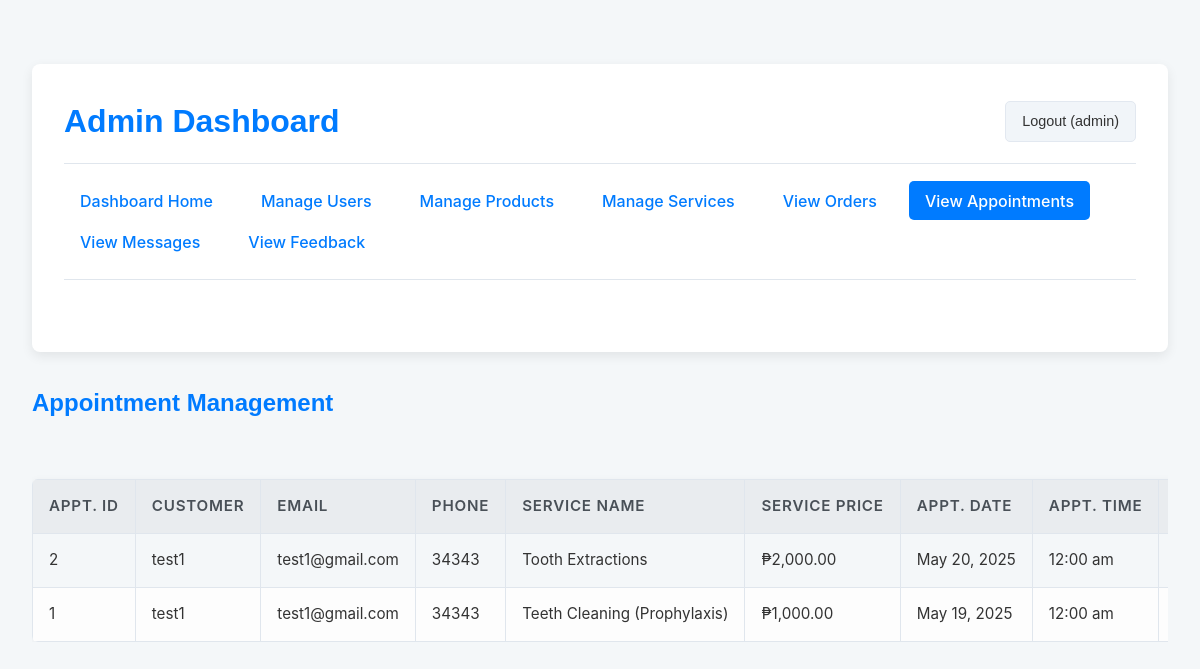
/admin/view_appointments.php (signed in), run on the app's committed database.
### tables this page shows
CREATE TABLE `appointments` (
  `id` int(11) NOT NULL,
  `user_id` int(11) NOT NULL,
  `service_id` int(11) NOT NULL,
  `appointment_date` date NOT NULL,
  `appointment_time` time NOT NULL,
  `status` enum('pending','confirmed','completed','cancelled') DEFAULT 'pending',
  `created_at` timestamp NOT NULL DEFAULT current_timestamp()
);

CREATE TABLE `users` (
  `id` int(11) NOT NULL,
  `username` varchar(50) NOT NULL,
  `password` varchar(255) NOT NULL,
  `email` varchar(100) NOT NULL,
  `full_name` varchar(100) NOT NULL,
  `phone` varchar(20) DEFAULT NULL,
  `address` text DEFAULT NULL,
  `is_admin` tinyint(1) DEFAULT 0,
  `created_at` timestamp NOT NULL DEFAULT current_timestamp()
);

CREATE TABLE `services` (
  `id` int(11) NOT NULL,
  `name` varchar(100) NOT NULL,
  `price` decimal(10,2) NOT NULL
);

### admin/view_appointments.php (the view, shortened to what this page needs)
<?php
include 'admin_header.php';
$appointments_sql = "SELECT
                        a.id AS appointment_id,
                        a.appointment_date,
                        a.appointment_time,
                        a.status AS appointment_status,
                        a.created_at AS request_date,
                        u.full_name AS customer_name,
                        u.email AS customer_email,
                        u.phone AS customer_phone,
                        s.name AS service_name,
                        s.price AS service_price
                    FROM appointments a
                    JOIN users u ON a.user_id = u.id
                    JOIN services s ON a.service_id = s.id
                    ORDER BY a.created_at DESC";
$appointments_result = $conn->query($appointments_sql);
?>
<h2>Appointment Management</h2>
<?php if ($appointments_result && $appointments_result->num_rows > 0): ?>
    <div class="admin-table-container">
        <table class="admin-table">
            <thead>
                <tr>
                    <th>Appt. ID</th>
                    <th>Customer</th>
                    <th>Email</th>
                    <th>Phone</th>
                    <th>Service Name</th>
                    <th>Service Price</th>
                    <th>Appt. Date</th>
                    <th>Appt. Time</th>
                    <th>Status</th>
                </tr>
            </thead>
            <tbody>
                <?php while ($appt = $appointments_result->fetch_assoc()): ?>
                    <tr>
                        <td><?php echo $appt['appointment_id']; ?></td>
                        <td><?php echo htmlspecialchars($appt['customer_name']); ?></td>
                        <td><?php echo htmlspecialchars($appt['customer_email']); ?></td>
                        <td><?php echo htmlspecialchars($appt['customer_phone'] ?? 'N/A'); ?></td>
                        <td><?php echo htmlspecialchars($appt['service_name']); ?></td>
                        <td>₱<?php echo number_format($appt['service_price'], 2); ?></td>
                        <td><?php echo date('M j, Y', strtotime($appt['appointment_date'])); ?></td>
                        <td><?php echo date('g:i a', strtotime($appt['appointment_time'])); ?></td>
                        <td><?php echo htmlspecialchars(ucfirst($appt['appointment_status'])); ?></td>
                    </tr>
                <?php endwhile; ?>
            </tbody>
        </table>
    </div>
<?php elseif ($appointments_result): ?>
    <p>No appointments found.</p>
<?php else: ?>
    <p>Could not retrieve appointments at this time.</p>
<?php endif; ?>
<?php include 'admin_footer.php'; ?>

### styles.css (style rules this page uses)
:root { --primary-color: #33C3F0; --primary-hover: #1EAEDB; --text-color: #222222; --text-light: #8E9196; --border-color: #e2e8f0; --bg-light: #f1f5f9; --transition-base: 0.3s ease; --container-width: 1280px; }
* { margin: 0; padding: 0; box-sizing: border-box; }
body { font-family: 'Open Sans', sans-serif; color: var(--text-color); line-height: 1.6; }
h1, h2, h3, h4, h5, h6 { font-family: 'Poppins', sans-serif; font-weight: 600; }
.admin-table-container { overflow-x: auto; -webkit-overflow-scrolling: touch; margin-bottom: 1rem; }
.admin-table { width: 1000px; border-collapse: collapse; min-width: 600px; }
.admin-table th, .admin-table td { border: 1px solid var(--border-color); padding: 0.75rem; text-align: left; white-space: nowrap; }
.admin-table th { background-color: var(--bg-light); font-weight: 600; }
.admin-table tbody tr:nth-child(even) { background-color: #fdfdfd; }

### admin/admin_header.php (style rules this page uses)
body { font-family: -apple-system, BlinkMacSystemFont, "Segoe UI", Roboto, "Helvetica Neue", Arial, sans-serif; background-color: #f4f7f9; color: #333; margin: 0; line-height: 1.6; padding: 2rem; }
h1, h2, h3 { color: var(--primary-color, #2c3e50); margin-top: 0; margin-bottom: 1.5rem; font-weight: 600; }
h2 { font-size: 1.5em; }
.admin-table { width: 100%; border-collapse: collapse; margin-top: 2rem; box-shadow: 0 2px 8px rgba(0,0,0,0.05); border-radius: 6px; overflow: hidden; }
.admin-table th, .admin-table td { border: 1px solid #e0e6ed; padding: 0.9rem 1rem; text-align: left; font-size: 0.95rem; vertical-align: middle; }
.admin-table th { background-color: #e9ecef; color: #495057; font-weight: 600; text-transform: uppercase; letter-spacing: 0.05em; }
.admin-table tr:nth-child(even) { background-color: #f8f9fa; }
:root { --primary-color: #007bff; --primary-hover: #0056b3; --danger-color: #dc3545; --secondary-color: #6c757d; }

### data on the page
appointments: id "2", user.full_name "test1", user.email "test1@gmail.com", user.phone "34343", service.name "Tooth Extractions", service.price "2,000.00", appointment_date "May 20, 2025", appointment_time "12:00 am"
appointments: id "1", user.full_name "test1", user.email "test1@gmail.com", user.phone "34343", service.name "Teeth Cleaning (Prophylaxis)", service.price "1,000.00", appointment_date "May 19, 2025", appointment_time "12:00 am"

### other printed values
$_SESSION['user_name'] "admin"
